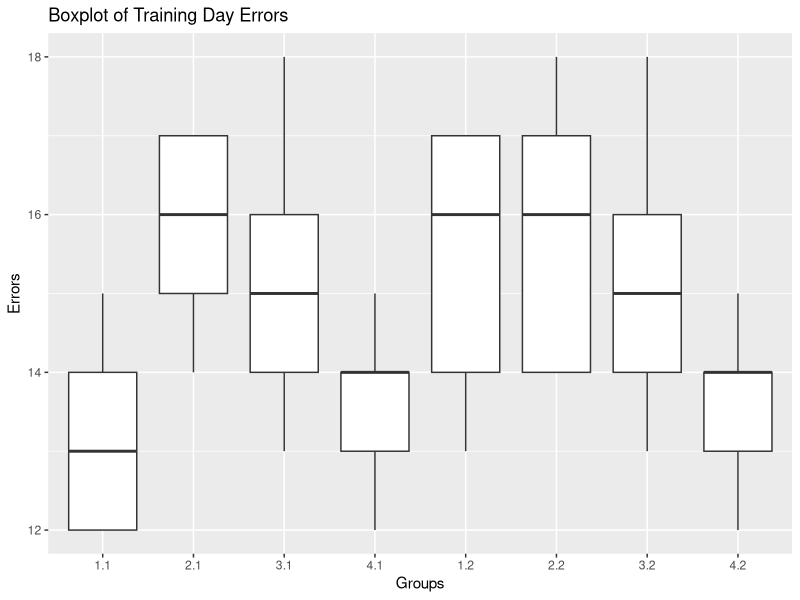
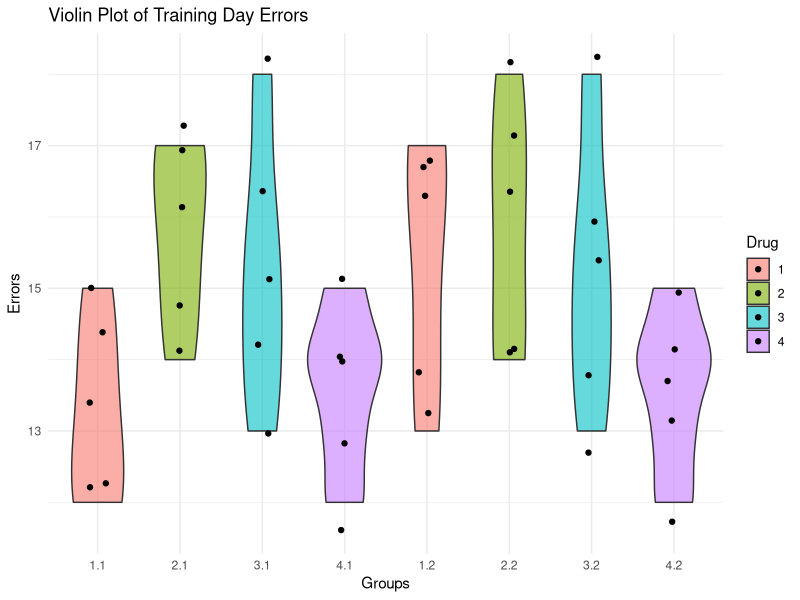
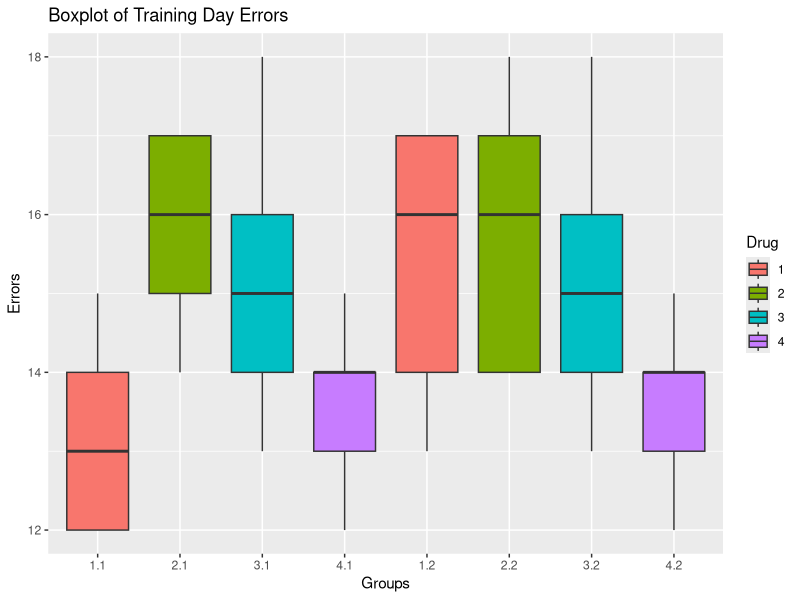

The R script that drew these images, in order:
## ---- chunk 1
knitr::opts_chunk$set(echo = TRUE)
## ---- chunk 2
# Load necessary libraries
library(tidyverse)
library(ggplot2)
library(car)

# Declare the data directly
data <- data.frame(
  AD_Status = c(1, 1, 1, 1, 1, 1, 1, 1, 1, 1, 1, 1, 1, 1, 1, 1, 1, 1, 1, 1, 
                2, 2, 2, 2, 2, 2, 2, 2, 2, 2, 2, 2, 2, 2, 2, 2, 2, 2, 2, 2),
  Treatment = c(1, 1, 1, 1, 1, 2, 2, 2, 2, 2, 3, 3, 3, 3, 3, 4, 4, 4, 4, 4, 
                1, 1, 1, 1, 1, 2, 2, 2, 2, 2, 3, 3, 3, 3, 3, 4, 4, 4, 4, 4),
  Training = c(12, 15, 13, 12, 14, 15, 17, 16, 17, 14, 13, 14, 18, 15, 16, 
               14, 13, 12, 14, 15, 17, 16, 17, 14, 13, 14, 18, 16, 17, 14, 
               13, 14, 18, 15, 16, 14, 13, 12, 14, 15),
  Memory = c(10, 12, 13, 10, 13, 13, 13, 14, 15, 11, 12, 11, 15, 10, 14, 12, 
             11, 10, 13, 10, 9, 8, 10, 8, 8, 7, 10, 5, 9, 7, 8, 7, 9, 8, 9, 
             7, 9, 5, 8, 4)
)

# Convert relevant variables to factors
data$Drug <- as.factor(data$Treatment)
data$AD_Status <- as.factor(data$AD_Status)

## ---- chunk 3
# Summary statistics
summary_data <- data %>%
  group_by(Drug, AD_Status) %>%
  summarise(
    Mean = mean(Training),
    SD = sd(Training),
    N = n()
  )
print(summary_data)

## ---- chunk 4
# Boxplot to check for outliers
ggplot(data, aes(x = interaction(Drug, AD_Status), y = Training)) +
  geom_boxplot() +
  labs(title = "Boxplot of Training Day Errors", x = "Groups", y = "Errors")



## ---- chunk 5
# Shapiro-Wilk test for normality
shapiro_test <- data %>%
  group_by(Drug, AD_Status) %>%
  summarise(p_value = shapiro.test(Training)$p.value)
print(shapiro_test)

## ---- chunk 6
# Levene's Test
leveneTest(Training ~ Drug * AD_Status, data = data)

## ---- chunk 7
# Perform two-factor ANOVA
anova_model <- aov(Training ~ Drug * AD_Status, data = data)
summary(anova_model)


## ---- chunk 8

# Tukey's HSD
posthoc <- TukeyHSD(anova_model)
print(posthoc)

## ---- chunk 9
# Raincloud plot
ggplot(data, aes(x = interaction(Drug, AD_Status), y = Training, fill = Drug)) +
  geom_violin(alpha = 0.6) +
  geom_point(position = position_jitter(width = 0.1), size = 1.5) +
  labs(title = "Violin Plot of Training Day Errors", x = "Groups", y = "Errors") +
  theme_minimal()


## ---- chunk 10
# Boxplot to check for outliers
ggplot(data, aes(x = interaction(Drug, AD_Status), y = Training, fill = Drug)) +
  geom_boxplot() +
  labs(title = "Boxplot of Training Day Errors", x = "Groups", y = "Errors")



## ---- chunk 11
# Perform ANOVA
anova_model <- aov(Training ~ Drug * AD_Status, data = data)
anova_summary <- summary(anova_model)

# Debugging: Inspect row names
print("Row names in ANOVA summary:")
print(rownames(anova_summary[[1]]))

# Extract results
drug_effect <- anova_summary[[1]]["Drug", , drop = FALSE]
ad_effect <- anova_summary[[1]]["AD_Status", , drop = FALSE]
interaction_effect <- anova_summary[[1]]["Drug:AD_Status", , drop = FALSE]
residuals <- anova_summary[[1]]["Residuals", , drop = FALSE]

# Check if rows are found
if (!is.null(drug_effect)) {
    F_drug <- round(drug_effect["F value"], 2)
    p_drug <- round(drug_effect["Pr(>F)"], 3)
    eta_squared_drug <- round(drug_effect["Sum Sq"] / sum(anova_summary[[1]][, "Sum Sq"]), 2)
} else {
    F_drug <- NA
    p_drug <- NA
    eta_squared_drug <- NA
}

if (!is.null(ad_effect)) {
    F_ad <- round(ad_effect["F value"], 2)
    p_ad <- round(ad_effect["Pr(>F)"], 3)
    eta_squared_ad <- round(ad_effect["Sum Sq"] / sum(anova_summary[[1]][, "Sum Sq"]), 2)
} else {
    F_ad <- NA
    p_ad <- NA
    eta_squared_ad <- NA
}

if (!is.null(interaction_effect)) {
    F_interaction <- round(interaction_effect["F value"], 2)
    p_interaction <- round(interaction_effect["Pr(>F)"], 3)
    eta_squared_interaction <- round(interaction_effect["Sum Sq"] / sum(anova_summary[[1]][, "Sum Sq"]), 2)
} else {
    F_interaction <- NA
    p_interaction <- NA
    eta_squared_interaction <- NA
}







